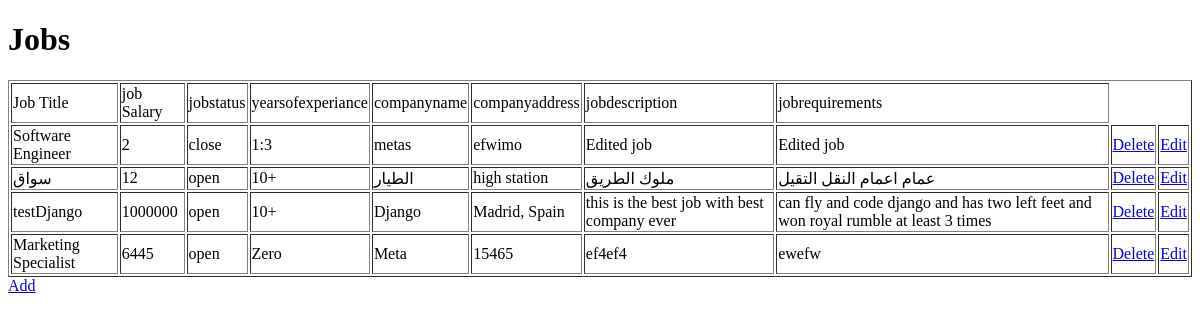
The page /jobs/ on the database as committed earlier.
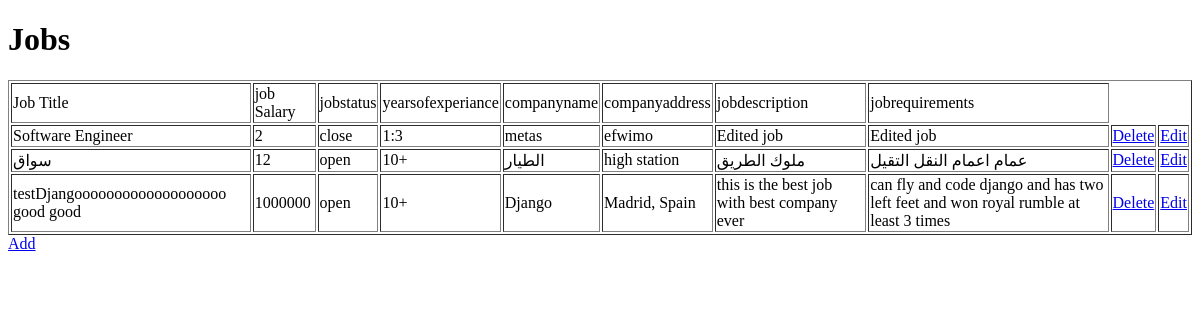
The same page on the database as committed later.
### jobs/models.py (models this page shows)
class Jobs(models.Model):
    jobtitle = models.CharField(max_length=255)
    jobsalary = models.IntegerField(default=0)
    jobstatus = models.CharField(max_length=255)
    yearsofexperience = models.CharField(max_length=255)
    companyname = models.CharField(max_length=255)
    companyaddress = models.CharField(max_length=255)
    jobdescription = models.TextField(default='')
    jobrequirements = models.TextField(default='')
    user_id = models.ForeignKey(User, on_delete=models.CASCADE,null=True)

### jobs/views.py (the view)
# urls.py: path('',views.Index,name='Index'),
def Index(request):
  tmp= loader.get_template('index.html')
  alljobs=Jobs.objects.all().values()
  context = {
        'jobs' : alljobs,
    }
  return HttpResponse(tmp.render(context,request))

### templates/index.html (shortened to what this page needs)
{% load static %}
<!DOCTYPE html>
<html lang="en">
  <head>
  </head>
  <body>
    <h1>Jobs</h1>
    <table border="1">
      <thead>
        <td>Job Title</td>
        <td>job Salary</td>
        <td>jobstatus</td>
        <td>yearsofexperiance</td>
        <td>companyname</td>
        <td>companyaddress</td>
        <td>jobdescription</td>
        <td>jobrequirements</td>
      </thead>
      {% for x in jobs %}
      <tr>
        <td>{{x.jobtitle}}</td>
        <td>{{x.jobsalary}}</td>
        <td>{{x.jobstatus}}</td>
        <td>{{x.yearsofexperience}}</td>
        <td>{{x.companyname}}</td>
        <td>{{x.companyaddress}}</td>
        <td>{{x.jobdescription}}</td>
        <td>{{x.jobrequirements}}</td>
        <td><a href="delete/{{x.id}}">Delete</a></td>
        <td><a href="edit/{{x.id}}">Edit</a></td>
      </tr>
      {% endfor %}
    </table>
    <a href="add/">Add</a>
  </body>
</html>

Rows that differ between the two databases and show on the page:
removed Jobs: jobtitle "Marketing Specialist", jobsalary "6445", jobstatus "open", yearsofexperience "Zero", companyname "Meta", companyaddress "15465", jobdescription "ef4ef4", jobrequirements "ewefw"
changed Jobs "Django": jobtitle "testDjango" → "testDjangooooooooooooooooooo good good"
